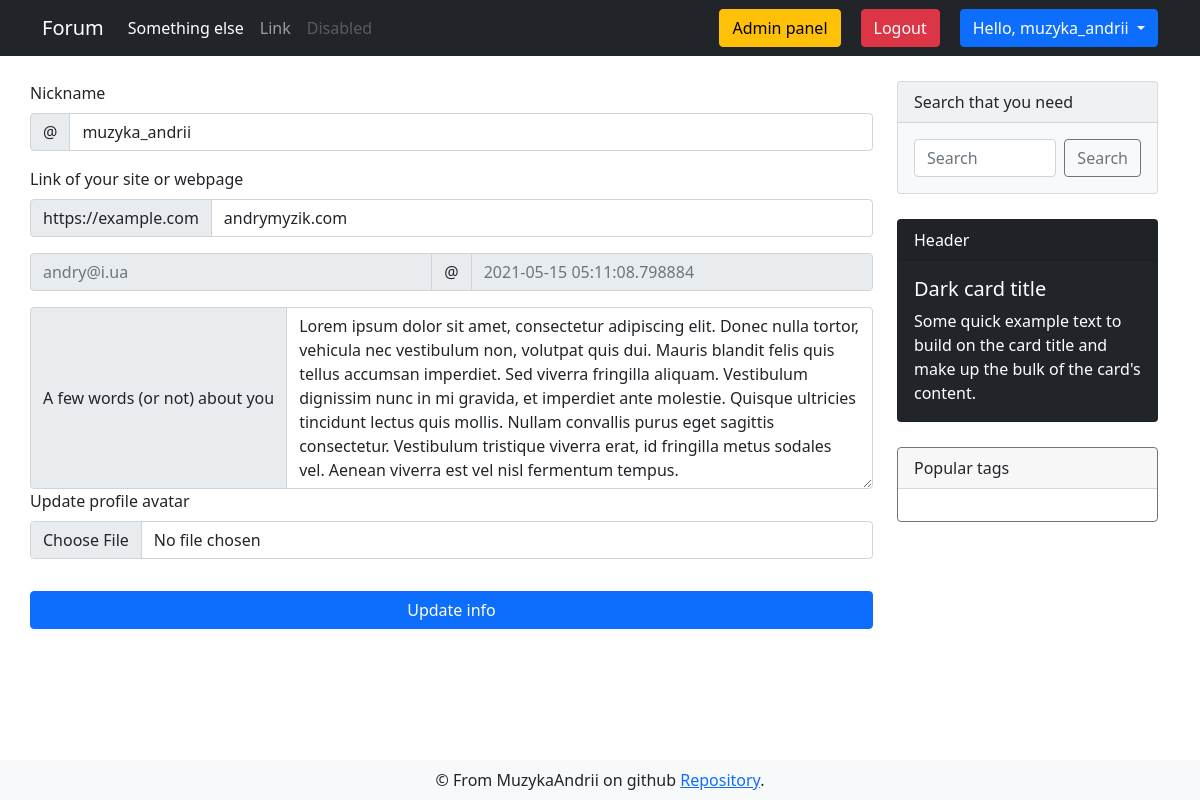
/user/settings (signed in), run on an earlier commit of the app's database.
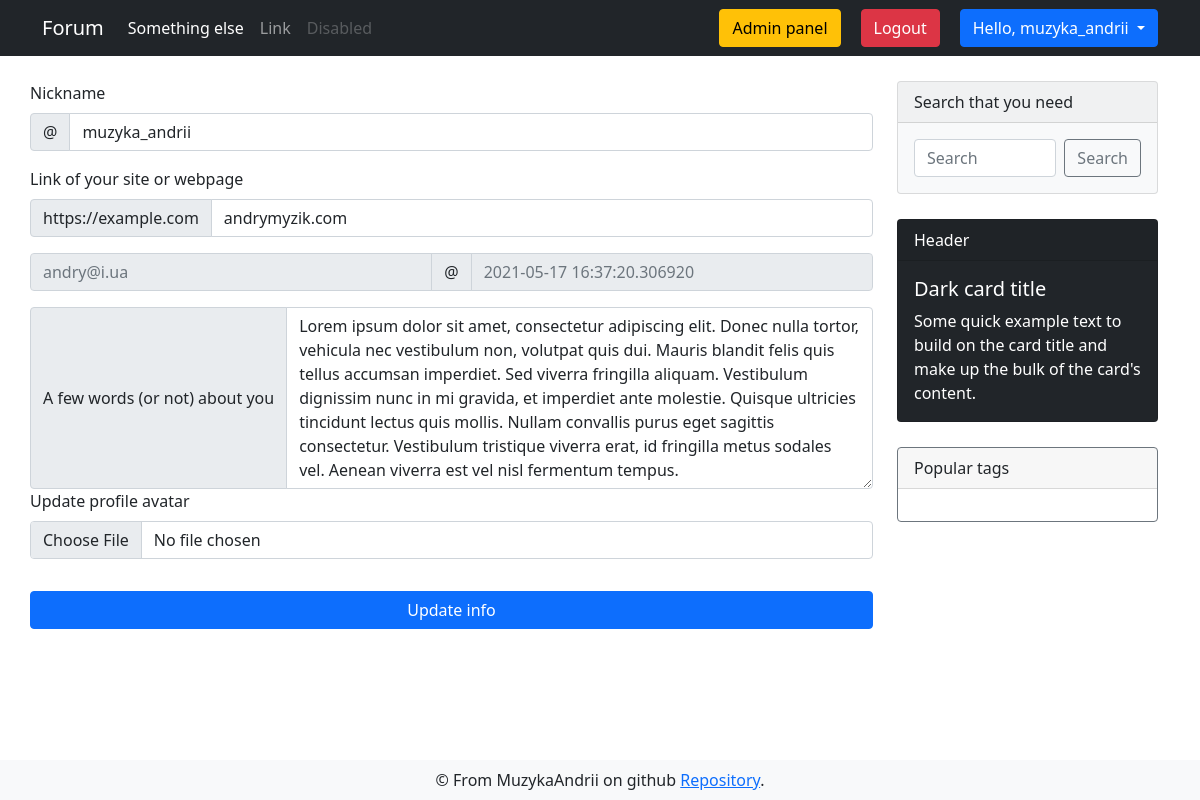
And on a later commit of the database.
### app/models.py (models this page shows, shortened)
class DbMixin(object):
    def save(self):
        db.session.add(self)
        db.session.commit()

class User(UserMixin, DbMixin, db.Model):
    id = db.Column(db.Integer, primary_key = True, autoincrement=True)
    nickname = db.Column(db.String(30), unique=True, nullable=False)
    email = db.Column(db.String(120), unique=True, nullable=False)
    password = db.Column(db.String(70), nullable=False)
    about = db.Column(db.Text, default='Hi everyone!')
    website = db.Column(db.String(120), unique=True)
    register_date = db.Column(db.DateTime, default=dt.utcnow)
    last_seen = db.Column(db.DateTime, default=dt.utcnow)
    is_banned = db.Column(db.Boolean, default=False)
    ban_reason = db.Column(db.String(255))
    created_discussions = db.relationship('Discussion', backref='creator', lazy='dynamic')
    created_comments = db.relationship('Comment', backref='creator', lazy='dynamic')
    avatars = db.relationship('Image', backref='owner', lazy='dynamic')
    edit_requests = db.relationship('Edit_request', backref='editor', lazy='dynamic')
    roles = db.relationship('Role', secondary=users_roles, backref=db.backref('users', lazy='select'))
    def has_role(self, role):
        for r in self.roles:
            if r.name == role:
                return True
        return False

### app/views.py (the view)
@app.route('/user/settings', methods=['GET'])
@login_required
def user_settings():
    form = UpdateAccountForm()
    form.nickname.data = current_user.nickname
    form.website.data = current_user.website
    form.about.data = current_user.about
    email = current_user.email
    last_seen = current_user.last_seen
    return render_template('user/user_settings.html', form=form, email=email, last_seen=last_seen)

### app/forms.py
class UpdateAccountForm(FlaskForm):
    nickname = StringField('Nickname', validators=[DataRequired(message='This area is required'), Length(min=3, max=30, message='Nickname must be bigger than 3 and less than 30 characers')])
    about = TextAreaField('A few words (or not) about you', validators=[DataRequired(message='This area is required'), Length(min=3, max=1000, message='About section must be less than 1000 characters and bigger than 3')])
    website = StringField('Link of your site or webpage')
    image = FileField('Update profile avatar', validators=[FileAllowed(['jpg', 'png'])])
    submit = SubmitField('Update info')

### app/models.py (called while the page is built)
@login.user_loader
def user_loader(user_id):
    return User.query.get(int(user_id))

### app/views.py (called while the page is built)
@app.before_request
def update_last_seen():
    if current_user.is_authenticated:
        current_user.last_seen = dt.now()
        current_user.save()

### app/templates/user/user_settings.html (shortened to what this page needs)
{% extends "layouts/base.html" %}
{% block content %}
<div class="container">
    <div class="row">
        <form enctype="multipart/form-data" method="POST" action="{{ url_for('update_user') }}" style="margin-top: 25px;"
            class="col-md-9 list-group list-group-numbered">
            {% from 'layouts/_render_form_errors.html' import render_form_errors %}
            <label for="site" class="form-label">{{ form.nickname.label }}</label>
            <div class="input-group mb-3">
                <span class="input-group-text" id="basic-addon1">@</span>
                <input name="{{ form.nickname.name }}" value='{{ form.nickname.data }}' id='site' type="text"
                    class="form-control" placeholder="Username" aria-label="Username" aria-describedby="basic-addon1">
            </div>
            <label for="basic-url" class="form-label">{{ form.website.label }}</label>
            <div class="input-group mb-3">
                <span class="input-group-text" id="basic-addon3">https://example.com</span>
                <input name="{{ form.website.name }}" value="{{ form.website.data }}" type="text" class="form-control"
                    id="basic-url" aria-describedby="basic-addon3">
            </div>
            <div class="input-group mb-3">
                <input disabled type="text" class="form-control" placeholder="{{ email }}" aria-label="Username">
                <span class="input-group-text">@</span>
                <input disabled type="text" class="form-control" placeholder="{{ last_seen }}" aria-label="Server">
            </div>
            <div class="input-group">
                <span class="input-group-text">{{ form.about.label }}</span>
                <textarea name="{{ form.about.name }}" rows='7' class="form-control" value="{{ form.about.data }}"
                    aria-label="With textarea">{{ form.about.data }}</textarea>
            </div>
            <div class="mb-3">
                <label for="formFile" class="form-label">{{ form.image.label }}</label>
                {{ form.image(class="form-control") }}
            </div>
            {{ form.submit(class="btn btn-primary input-group mt-3") }}
        </form>
        {% include 'layouts/sidebar.html' %}
    </div>
</div>
{% endblock %}

### app/templates/layouts/base.html (shortened to what this page needs)
<!doctype html>
<html>
<head>
  {% block head %}
  <link href="https://cdn.jsdelivr.net/npm/bootstrap@5.0.0/dist/css/bootstrap.min.css" rel="stylesheet"
>
  <link rel="stylesheet" type="text/css" href="{{ url_for('static',filename='css/style.css') }}">
  {% endblock %}
</head>
<body>
  <nav class="navbar navbar-expand-lg navbar-dark bg-dark">
    <div class="container">
      <a class="navbar-brand" href="{{ url_for('index') }}">Forum</a>
      <div class="collapse navbar-collapse" id="navbarSupportedContent">
        <ul class="navbar-nav me-auto mb-2 mb-lg-0">
          <li class="nav-item">
            <a class="nav-link active" aria-current="page" href="">Something else</a>
          </li>
          <li class="nav-item">
            <a class="nav-link" href="#">Link</a>
          </li>
          <li class="nav-item">
            <a class="nav-link disabled" href="#" tabindex="-1" aria-disabled="true">Disabled</a>
          </li>
        </ul>
        <form class="d-flex">
          {% if current_user.is_anonymous %}
          <a href="{{ url_for('auth.register') }}" type="button" class="btn login-btn btn-secondary">Register</a>
          <a href="{{ url_for('auth.login') }}" type="button" class="btn btn-secondary">Log in</a>
          {% else %}
          {% if current_user.has_role('admin') %}
          <a style="margin-right: 20px;" href="/admin" type="button"
          class="btn btn-warning">Admin panel</a>
          {% endif %}
          <a style="margin-right: 20px;" href="{{ url_for('auth.logout') }}" type="button"
            class="btn btn-danger">Logout</a>
          <div class="dropdown">
            <button class="btn btn-primary dropdown-toggle" type="button" id="dropdownMenuButton1" data-bs-toggle="dropdown" aria-expanded="false">
              Hello, {{ current_user.nickname }}
            </button>
          </div>
          {% endif %}
        </form>
      </div>
    </div>
  </nav>
  {% block content %}
  {% endblock %}
  {% block footer %}
  <footer class="navbar fixed-bottom navbar-light bg-light">
    <div class="container" style="justify-content: space-around;">
      <div class="footer-content">
        &copy; From MuzykaAndrii on github
        <a href="https://github.com/MuzykaAndrii/modern-flask-forum">Repository</a>.</div>
    </div>
  </footer>
  {% endblock %}
</body>
</html>

### app/templates/layouts/sidebar.html (shortened to what this page needs)
<div class="sidebar col-md-3">
    <div class="card text-dark bg-light mb-3" style="max-width: 18rem;">
        <div class="card-header">Search that you need</div>
        <div class="card-body d-flex">
            <input class="form-control me-2" type="search" placeholder="Search" aria-label="Search">
            <button class="btn btn-outline-secondary" type="submit">Search</button>
        </div>
    </div>
    <div class="card text-white bg-dark mb-3" style="max-width: 18rem;">
        <div class="card-header">Header</div>
        <div class="card-body">
            <h5 class="card-title">Dark card title</h5>
            <p class="card-text">Some quick example text to build on the card title and make up the bulk of the
                card's content.</p>
        </div>
    </div>
    <div class="card border-secondary mb-3" style="max-width: 18rem;">
        <div class="card-header">Popular tags</div>
        <div class="card-body text-secondary">
        </div>
    </div>
</div>

### app/static/css/style.css (style rules this page uses)
.card { margin: 25px 0; }

What changed in the data, as far as the page shows it:
changed User "muzyka_andrii": last_seen "2021-05-15 05:11:08.798884" → "2021-05-17 16:37:20.306920"
